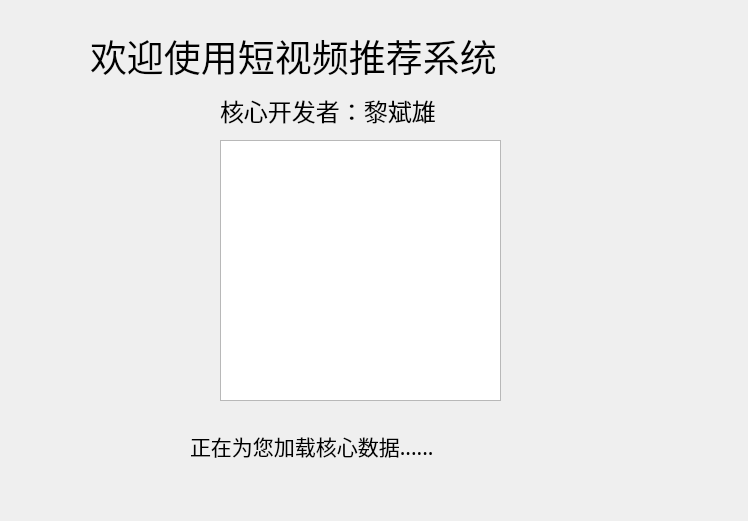
<?xml version="1.0" encoding="UTF-8"?>
<ui version="4.0">
 <class>Welcome</class>
 <widget class="QWidget" name="Welcome">
  <property name="geometry">
   <rect>
    <x>0</x>
    <y>0</y>
    <width>748</width>
    <height>521</height>
   </rect>
  </property>
  <property name="windowTitle">
   <string>欢迎页</string>
  </property>
  <widget class="QGraphicsView" name="graphicsView">
   <property name="geometry">
    <rect>
     <x>220</x>
     <y>140</y>
     <width>281</width>
     <height>261</height>
    </rect>
   </property>
  </widget>
  <widget class="QLabel" name="label">
   <property name="geometry">
    <rect>
     <x>90</x>
     <y>30</y>
     <width>581</width>
     <height>51</height>
    </rect>
   </property>
   <property name="font">
    <font>
     <family>隶书</family>
     <pointsize>28</pointsize>
    </font>
   </property>
   <property name="text">
    <string>欢迎使用短视频推荐系统</string>
   </property>
  </widget>
  <widget class="QLabel" name="label_2">
   <property name="geometry">
    <rect>
     <x>220</x>
     <y>80</y>
     <width>331</width>
     <height>61</height>
    </rect>
   </property>
   <property name="font">
    <font>
     <family>方正舒体</family>
     <pointsize>18</pointsize>
    </font>
   </property>
   <property name="text">
    <string>核心开发者：黎斌雄</string>
   </property>
  </widget>
  <widget class="QLabel" name="label_3">
   <property name="geometry">
    <rect>
     <x>190</x>
     <y>430</y>
     <width>391</width>
     <height>31</height>
    </rect>
   </property>
   <property name="font">
    <font>
     <family>隶书</family>
     <pointsize>16</pointsize>
    </font>
   </property>
   <property name="text">
    <string>正在为您加载核心数据......</string>
   </property>
  </widget>
 </widget>
 <resources/>
 <connections/>
</ui>
